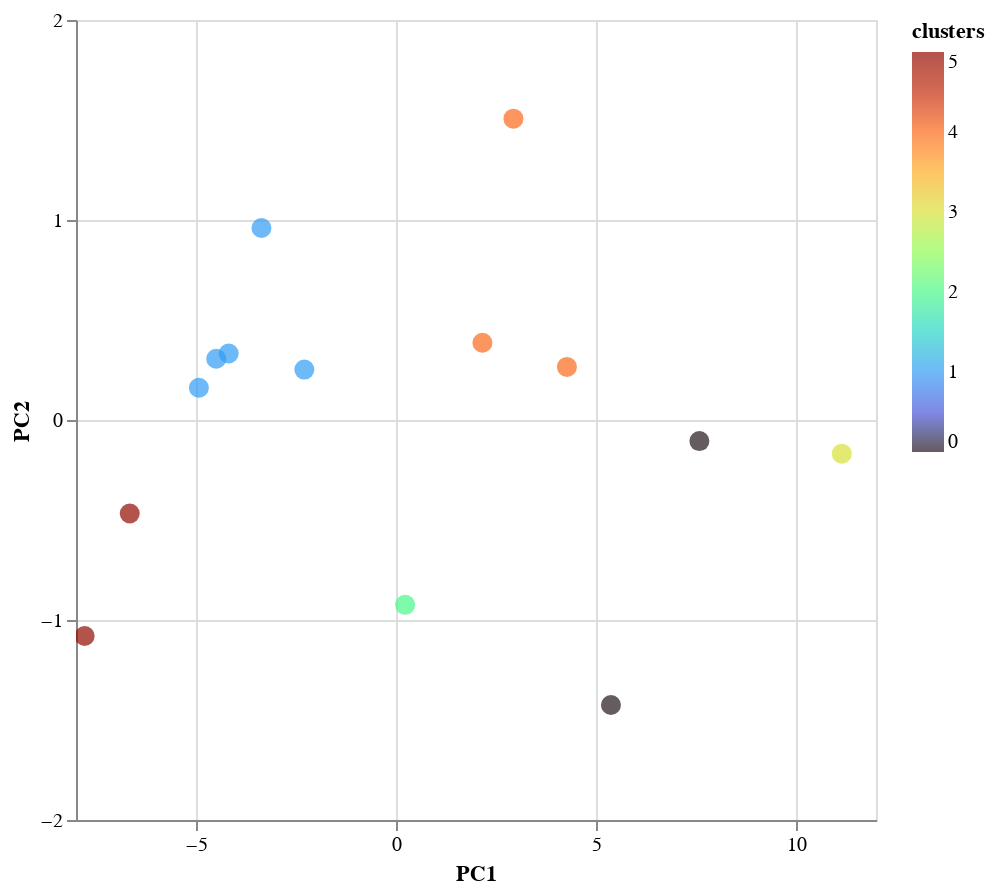

The code cell stored with this chart in its notebook:
### Code cell
data_norm = sklearn.preprocessing.normalize(data_log.T,norm='l2')
data_pc = PCA().fit_transform(data_norm.T)
data_pc = pd.DataFrame(data_pc, index = data_log.index)
plot_data = data_pc.iloc[:,0:2]
plot_data.columns = ["PC1", "PC2"]
plot_data["RXN"] = plot_data.index
plot_data["clusters"] = k10_labels
alt.data_transformers.disable_max_rows()
fig = alt.Chart(plot_data).mark_circle(size= 100).encode(
    alt.X("PC1", axis=alt.Axis( tickCount=5)),
    alt.Y('PC2',axis=alt.Axis( tickCount=5), ), 

    alt.Color('clusters', scale=alt.Scale(scheme='turbo')), 
    tooltip=['RXN']
).properties(
    width=400,
    height=400).interactive()
fig

### Figure 1 — Vega-Lite specification as saved in the notebook (floating-point values rounded to 4 significant figures)
{"config": {"view": {"continuousWidth": 400, "continuousHeight": 300}}, "data": {"name": "data-c8695b3c7210ba2366846d560464daeb"}, "mark": {"type": "circle", "size": 100}, "encoding": {"color": {"field": "clusters", "scale": {"scheme": "turbo"}, "type": "quantitative"}, "tooltip": [{"field": "RXN", "type": "nominal"}], "x": {"axis": {"tickCount": 5}, "field": "PC1", "type": "quantitative"}, "y": {"axis": {"tickCount": 5}, "field": "PC2", "type": "quantitative"}}, "height": 400, "selection": {"selector017": {"type": "interval", "bind": "scales", "encodings": ["x", "y"]}}, "width": 400, "$schema": "https://vega.github.io/schema/vega-lite/v4.17.0.json", "datasets": {"data-c8695b3c7210ba2366846d560464daeb": [{"PC1": -7.783, "PC2": -1.08, "RXN": "kf_HEX1", "clusters": 5}, {"PC1": -4.495, "PC2": 0.3061, "RXN": "kf_PGI", "clusters": 1}, {"PC1": 0.2278, "PC2": -0.9243, "RXN": "kf_PFK", "clusters": 2}, {"PC1": -2.292, "PC2": 0.2522, "RXN": "kf_FBA", "clusters": 1}, {"PC1": -4.928, "PC2": 0.1611, "RXN": "kf_TPI", "clusters": 1}, {"PC1": 5.374, "PC2": -1.425, "RXN": "kf_GAPD", "clusters": 0}, {"PC1": 7.584, "PC2": -0.1054, "RXN": "kf_PGK", "clusters": 0}, {"PC1": -3.364, "PC2": 0.9598, "RXN": "kf_PGM", "clusters": 1}, {"PC1": 2.935, "PC2": 1.507, "RXN": "kf_ENO", "clusters": 4}, {"PC1": 2.16, "PC2": 0.3861, "RXN": "kf_PYK", "clusters": 4}, {"PC1": 4.273, "PC2": 0.2653, "RXN": "kf_LDH_L", "clusters": 4}, {"PC1": 11.15, "PC2": -0.1681, "RXN": "kf_ADK1", "clusters": 3}, {"PC1": -6.656, "PC2": -0.4675, "RXN": "kf_ATPM", "clusters": 5}, {"PC1": -4.183, "PC2": 0.3328, "RXN": "kf_DM_nadh", "clusters": 1}]}}
